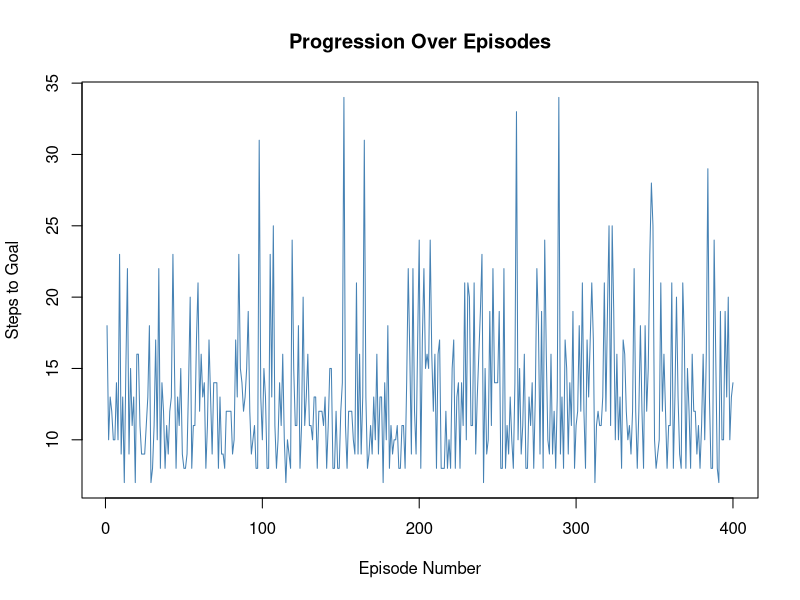
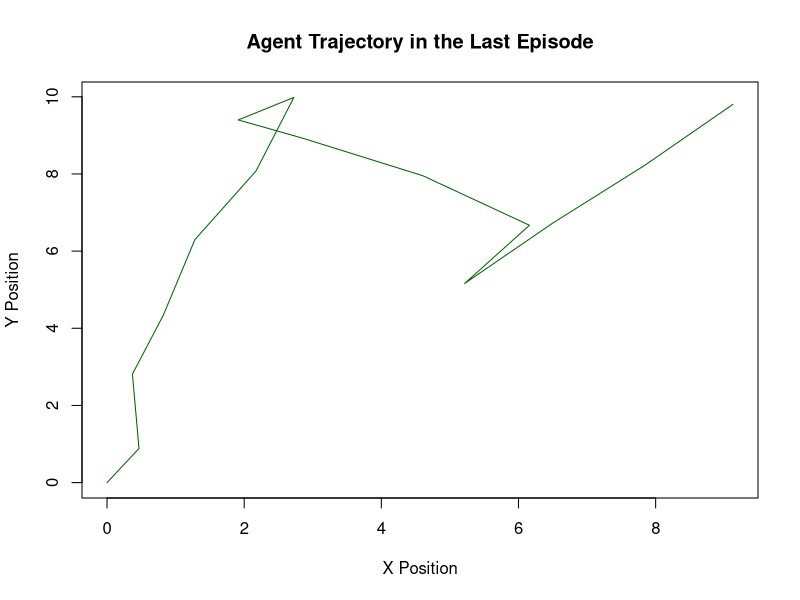
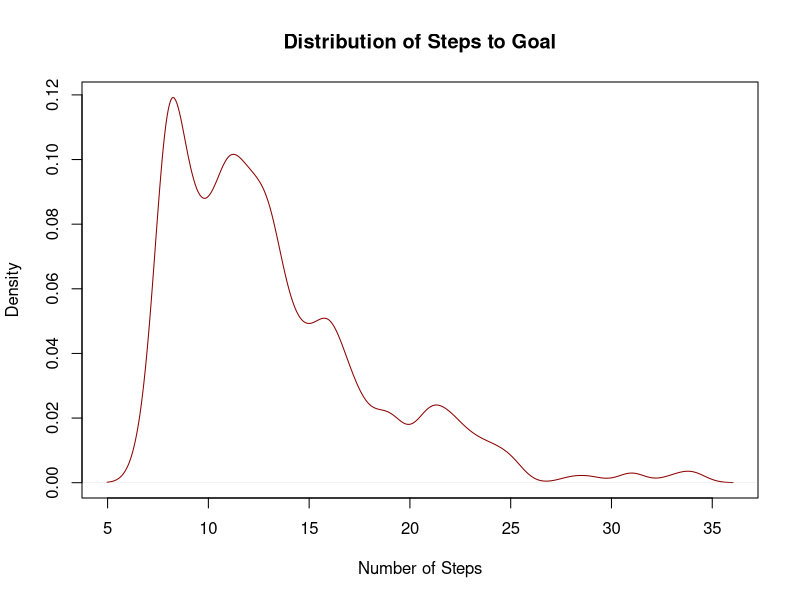
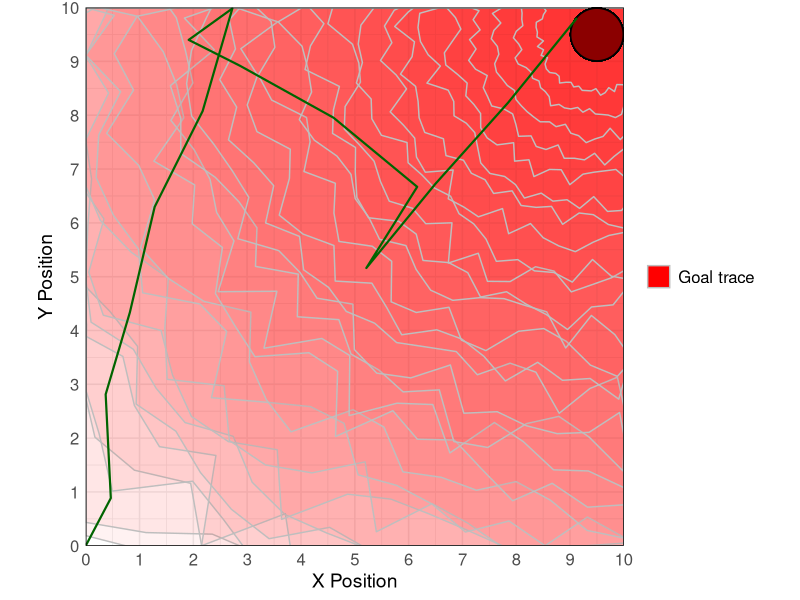

The R source for these figures, in order: (Note: this script raises an error after producing the figures.)
#-----------------------------------------------------------------------------
# GOAL PURSUIT VIA TRACES
#-----------------------------------------------------------------------------

# Description:
#   This script extends the previous simulation by incorporating goal traces
#   that provide directional guidance to the agent. The agent is now equipped 
#   with a performance rule for adaptive gain, allowing it to pursue trace 
#   increments detected. In the absence of goal traces, the agent continues to
#   move randomly.

###############################################################################

#Setup and Package Loading ----
if (!require('ggplot2')) install.packages('ggplot2'); library('ggplot2')
if (!require('dplyr')) install.packages('dplyr'); library('dplyr')
if (!require('tibble')) install.packages('tibble'); library('tibble')
if (!require('ggforce')) install.packages('ggforce'); library('ggforce')

#Set language to English for consistent output
Sys.setenv(LANG = "en")

#Helper Functions ----

#Bound Gain Values Between 0 and 1
#
#Used to control angle drift in movement.
gain_function <- function(x) {
  rate <- -log10(0.2)  
  1 - exp(-rate * x)
}

#Check Path-Goal Intersection
#
#Determines if a path segment intersects with the circular goal area
#...using geometric calculations to determine the end of a goal-pursuit episode
#prev_x and prev_y are previous position coordinates
#current_x and current_y are current position coordinates
#goal_x and goal_y are goal position coordinates
#goal_radius represents the radius of the goal area
#Returns logical value indicating whether path intersects goal
path_cross_goal <- function(prev_x, prev_y, current_x, current_y, goal_x, goal_y, goal_radius) {
  dx <- current_x - prev_x
  dy <- current_y - prev_y
  fx <- prev_x - goal_x
  fy <- prev_y - goal_y
  
  a <- dx * dx + dy * dy
  if (a == 0) return(FALSE)
  
  b <- 2 * (fx * dx + fy * dy)
  c <- fx * fx + fy * fy - goal_radius * goal_radius
  
  discriminant <- b * b - 4 * a * c
  if (discriminant < 0) {
    return(FALSE)
  } else {
    discriminant <- sqrt(discriminant)
    t1 <- (-b - discriminant) / (2 * a)
    t2 <- (-b + discriminant) / (2 * a)
    if ((t1 >= 0 && t1 <= 1) || (t2 >= 0 && t2 <= 1)) {
      return(TRUE)
    }
  }
  return(FALSE)
}

#Create Blob-like Shapes
#
#Generates irregular circular shapes by adding random variation to radius.
#Used to create environmental cues.
#x and y are center coordinates of the blob
#size represents the base size of the blob
#points represents the number of points to use in blob construction
#Returns a data frame with blob irregular polygon coordinates
create_blob <- function(x, y, size, points = 80) {
  angle <- seq(0, 2 * pi, length.out = points)
  radius <- size * (1 + 0.15 * runif(points))
  data.frame(
    x = x + radius * cos(angle),
    y = y + radius * sin(angle),
    center_x = x,
    center_y = y
  )
}

#Point in Polygon Test
# 
#Implements ray-casting algorithm to determine if a point lies within a 
#...polygon to determine if the agent is sensing a cue
#x and y are the agent's coordinates
#polygon is the data frame containing polygon parameters
#Returns a logical value indicating whether point is inside a certain polygon
point_in_polygon <- function(x, y, polygon) {
  n <- nrow(polygon)
  inside <- FALSE
  j <- n
  for (i in 1:n) {
    xi <- polygon$x[i]
    yi <- polygon$y[i]
    xj <- polygon$x[j]
    yj <- polygon$y[j]
    intersect <- ((yi > y) != (yj > y)) && (x < (xj - xi) * (y - yi) / (yj - yi) + xi)
    if (intersect) inside <- !inside
    j <- i
  }
  return(inside)
}

#Initial Parameters and Environment Setup ----

initial_step_length <- 1 #Determines the default length of agent's displacements
goal_x <- 9.5            #Goal center location X
goal_y <- 9.5            #Goal center location Y
goal_radius <- sqrt(0.75 / pi)  #Goal area radius
boundary_min <- 0        #Environment boundaries
boundary_max <- 10
tail_length <- 2         #Visual trail length

#Blob (environmental cue) setup
num_blobs <- 30
blob_sizes <- seq(from = 1, to = 12, length.out = 30)

#Position of blobs
blob_x <- rep(goal_x, num_blobs) #Cues around the goal
blob_y <- rep(goal_y, num_blobs)

#Main Simulation Loop ----
steps_count_per_iteration <- vector()  #Store steps per episode
loops <- 400                           #Number of episodes

#Progress bar setup
pb <- txtProgressBar(min = 0,
                     max = loops,
                     style = 3,
                     width = 100,
                     char = "=")

set.seed(1401)  #Set random seed for reproducibility

#Iterate through specified number of episodes
for (i in 1:loops) {
  setTxtProgressBar(pb, i)  #Update progress bar
  
  #Create different set of random environmental cues (blobs) each episode
  blobs <- lapply(1:num_blobs, function(i) {
    create_blob(blob_x[i], blob_y[i], blob_sizes[i])
  })
  
  #Initialize episode starting conditions
  current_x <- boundary_min
  current_y <- boundary_min
  prev_cue <- 0              #Previous cue intensity
  prev_nf <- 0               #Previous negative feature count
  angle <- 0                 #Initial movement angle
  
  #Initialize data storage for current episode
  steps <- tibble(
    step = integer(),          #Step number
    x = numeric(),             #X position
    y = numeric(),             #Y position
    length = numeric(),        #Intended step length
    abs_angle = numeric(),     #Absolute angle (intended)
    rel_angle = numeric(),     #Relative angle change (intended)
    collision = logical(),     #Boundary collision flag
    true_length = numeric(),   #Actual step length after bouncing (if any)
    true_angle = numeric(),    #Actual movement angle after bouncing (if any)
    true_angle_r = numeric(),  #Relative true angle
    trace = numeric(),     #Goal trace intensity (number of goal-related blobs)
    gain_trace = numeric(),
    aff = character(),         #Affective valence (approach/avoid)
    gain_trans = numeric()     #Adaptive gain transformed into proportion of angle constraint
  )
  
  #Initialize position tracking
  previous_x <- current_x
  previous_y <- current_y
  
  #Set step counter to zero
  k <- 0
  
  #Displacement Loop: Continue until goal is reached
  while (!path_cross_goal(previous_x, previous_y, current_x, current_y, goal_x, goal_y, goal_radius)) {
    #Add a unity to step counter
    k <- k + 1
    
    #Update position tracking
    previous_x <- current_x
    previous_y <- current_y
    
    #Count goal trace blobs at current position
    inside_blobs <- sapply(1:num_blobs, function(i) {
      point_in_polygon(current_x, current_y, blobs[[i]])
    })
    inside_blob_count <- sum(inside_blobs)
    
    #Store trace encounters and calculate changes in environmental information
    gain <- (inside_blob_count - prev_cue)
    
    #Calculate combined gain and determine movement parameters
    gain_comp <- gain #When integration does not apply (like here), the value simplifies to 'gain'
    gain_f <- gain_function(abs(gain_comp)) #Transform gain for angle constraint
    
    #Determine affective state based on gain
    aff <- if (gain_comp < 0) pi else 0      #pi = avoid, 0 = approach
    
    #Update movement angle based on gain and affective state
    angle <- angle + runif(1, -pi*(1-gain_f)+aff, pi*(1-gain_f)+aff)
    
    #Calculate step length based on unsigned gain
    length <- initial_step_length + log10(initial_step_length+(gain_f/0.1))
    
    #Calculate next position
    next_x <- current_x + length * cos(angle)
    next_y <- current_y + length * sin(angle)
    
    #Handle boundary collisions
    collision <- FALSE
    if (next_x < boundary_min) {
      next_x <- boundary_min + (boundary_min - next_x)
      collision <- TRUE
    } else if (next_x > boundary_max) {
      next_x <- boundary_max - (next_x - boundary_max)
      collision <- TRUE
    }
    
    if (next_y < boundary_min) {
      next_y <- boundary_min + (boundary_min - next_y)
      collision <- TRUE
    } else if (next_y > boundary_max) {
      next_y <- boundary_max - (next_y - boundary_max)
      collision <- TRUE
    }
    
    #Update current position
    current_x <- next_x
    current_y <- next_y
    
    #Calculate bounded angle for display (0 to 2π)
    bound_angle <- if (angle < 0) {
      2*pi + sign(angle)*acos(cos(angle))
    } else {
      acos(cos(angle))
    }
    
    #Calculate true displacement length
    true_length <- sqrt((current_x - previous_x)^2 + (current_y - previous_y)^2)
    
    #Calculate true movement angle
    if (current_x != previous_x) {
      delta_y <- current_y - previous_y
      delta_x <- current_x - previous_x
      angle <- atan2(delta_y, delta_x)
    } else {
      angle <- if (current_y > previous_y) pi/2 else 3*pi/2
    }
    
    true_angle_ <- if (angle < 0) {
      2*pi + sign(angle)*acos(cos(angle))
    } else {
      acos(cos(angle))
    }
    
    if(i ==loops){
      #Record step data only in the last episode to improve execution time
      new_step <- tibble(
        step = nrow(steps) + 1,
        x = current_x,
        y = current_y,
        length = length,
        abs_angle = bound_angle * (180 / pi),
        rel_angle = ifelse(nrow(steps) > 0, 
                           bound_angle * (180 / pi) - steps$abs_angle[nrow(steps)], 
                           NA),
        collision = collision,
        true_length = true_length,
        true_angle = true_angle_ * (180 / pi),
        true_angle_r = ifelse(nrow(steps) > 0, 
                              (true_angle_ * (180 / pi)) - steps$true_angle[nrow(steps)], 
                              NA),
        trace = inside_blob_count,
        gain_trace = gain,
        aff = case_when(
          aff == 0 ~ "app",
          aff == pi ~ "av",
          TRUE ~ as.character(aff)
        ),
        #Adaptive gain transformed into proportion of angle constraint
        gain_trans = gain_f 
      )
      
      #Update step record
      steps <- bind_rows(steps, new_step)
    }
    
    #Update tracking variables for next iteration
    prev_cue <- inside_blob_count
  }

  #Store episode performance metric
  steps_count_per_iteration[i] <- k
}

#Adjust the outcome data frame to enhance readability and facilitate inspection
steps$trace <- c(steps$trace[-1], 30)
steps$aff <- c(steps$aff[-1], NA)
steps$gain_trans <- c(steps$gain_trans[-1], NA)
steps$gain_trans <- format(steps$gain_trans, scientific = FALSE)

#Basic inspection of the output

#Visualize the temporal progression of steps per episode, which should be
#... fairly stationary (no learning)
plot(steps_count_per_iteration, type = "l",
     main = "Progression Over Episodes",
     xlab = "Episode Number",
     ylab = "Steps to Goal",
     col = "steelblue")

#Calculate the typical performance metric using median
typical_performance <- median(steps_count_per_iteration)
print(paste("Typical steps per episode:", typical_performance))

#Find an episode that represents typical performance
#We look for the episode with steps count closest to but higher than
#...the median to illustrate a representative pattern
representative_episode <- which(steps_count_per_iteration == 
                                  min(steps_count_per_iteration[steps_count_per_iteration > typical_performance]))
print(paste("Representative episode number:", representative_episode))

#Plot the agent's path during the last episode
plot(c(0, steps$x), c(0, steps$y), type = "l",
     main = "Agent Trajectory in the Last Episode",
     xlab = "X Position",
     ylab = "Y Position",
     col = "darkgreen")

#Create a density plot of steps per episode
plot(density(steps_count_per_iteration, adjust = 0.5),
     main = "Distribution of Steps to Goal",
     xlab = "Number of Steps",
     ylab = "Density",
     col = "darkred")

#Store the vector containing the distribution of steps per episode
steps_trace <- steps_count_per_iteration

#-----------------------------------------------------------------------------
# VISUALIZATION
#-----------------------------------------------------------------------------

#To generate the trajectory plot shown in Figure 1:
#Set loops <- 396 to capture the representative episode
#Execute until the simulation loop (stopping before the analysis section)
#Run the command below to store the agent's path

rep_episode_trace <- steps

#Prepare data for plotting
blob_plot_data <- do.call(rbind, lapply(1:num_blobs, function(i) {
  blob <- blobs[[i]]
  blob$id <- num_blobs - i + 1  #Reverse the id numbering
  blob
}))

#Clip blobs to the visible region [0, 10]
blob_plot_data <- blob_plot_data %>%
  arrange(id) %>%  
  mutate(
    x = pmax(pmin(x, 10), 0),  #Constrain x within [0, 10]
    y = pmax(pmin(y, 10), 0)   #Constrain y within [0, 10]
  )

#Create first row with appropriate values for all columns
new_row <- tibble(
  step = 0,           
  x = 0,              #Starting x position
  y = 0,              #Starting y position
  length = NA,         
  abs_angle = NA,      
  rel_angle = NA,     
  collision = NA,  
  true_length = NA,   
  true_angle = NA,     
  true_angle_r = NA,  
  trace = NA,     
  gain_trace = NA,
  aff = NA,      
  gain_trans = NA      
)

#Combine the new row with existing data
rep_episode_trace <- bind_rows(new_row, rep_episode_trace)

#Plot blobs and agent position with goal trace
agent_path_trace <- ggplot(blob_plot_data, aes(x = x, y = y, group = id)) +
  geom_polygon(aes(fill = "Goal trace"), alpha = 0.05, color = "gray") +  
  geom_circle(aes(x0 = goal_x, y0 = goal_y, r = goal_radius), fill = "red4", alpha = 1) +
  #Add agent displacement path
  geom_path(data = rep_episode_trace, aes(x = x, y = y, group = 1), 
            color = "darkgreen", alpha = 1, size = 0.75) +
  scale_x_continuous(limits = c(0, 10), breaks = seq(0, 10, 1), expand = c(0, 0)) +
  scale_y_continuous(limits = c(0, 10), breaks = seq(0, 10, 1), expand = c(0, 0)) +
  theme_minimal() +
  theme(
    axis.text.x = element_text(size = 12),
    axis.text.y = element_text(size = 12),
    axis.title.x = element_text(size = 14),
    axis.title.y = element_text(size = 14),
    panel.border = element_rect(color = "black", fill = NA, size = 0.5),
    legend.text = element_text(size = 12),
    legend.title = element_blank()
  ) +
  labs(
    x = "X Position", 
    y = "Y Position"
  ) +
  scale_fill_manual(
    values = c("Goal trace" = "red"),
    guide = guide_legend(override.aes = list(alpha = 1))
  ) +
  coord_fixed()

print(agent_path_trace)
#Recommended dimensions: 800 × 650 pixels

#Comparison of numer of steps distribution in unguided and trace conditions

#Raw data
ggplot() +
  geom_density(aes(x = steps_unguided, fill = "Unguided"), alpha = 0.5) +
  geom_density(aes(x = steps_trace, fill = "With Trace"), alpha = 0.5) +
  labs(x = "Number of Steps", y = "Density") +
  theme_minimal()

#Log scale
unguided_trace_dist <- ggplot() +
  geom_density(aes(x = steps_unguided, fill = "Unguided"), alpha = 0.5) +
  geom_density(aes(x = steps_trace, fill = "With Trace"), alpha = 0.3) +
  scale_x_log10(
    limits = c(5, 4000), 
    breaks = c(0.1, 1:9, 10*(1:9), 100*(1:10), 2000, 3000, 4000)
  ) +
  labs(
    x = "Number of Steps to Attain Goal (log scale)", 
    y = "Density", 
    fill = "Condition"
  ) +
  theme_minimal(base_size = 20) + # Globally doubles text size
  theme(
    panel.grid = element_blank(),
    axis.text.y = element_blank(),
    panel.border = element_rect(color = "black", fill = NA, size = 0.5),
    legend.position = c(0.8, 0.8),
    legend.background = element_rect(fill = "white", color = "black", size = 0.2),
    legend.margin = margin(6, 6, 6, 6),
    axis.title = element_text(size = 15),      
    axis.text = element_text(size = 7),        
    legend.title = element_text(size = 12),    
    legend.text = element_text(size = 10)      
  ) +
  scale_fill_manual(values = c("Unguided" = "gray", "With Trace" = "red"))

print(unguided_trace_dist)
#Recommended dimensions: 1500 × 650 pixels

#Continue by running script number 3
